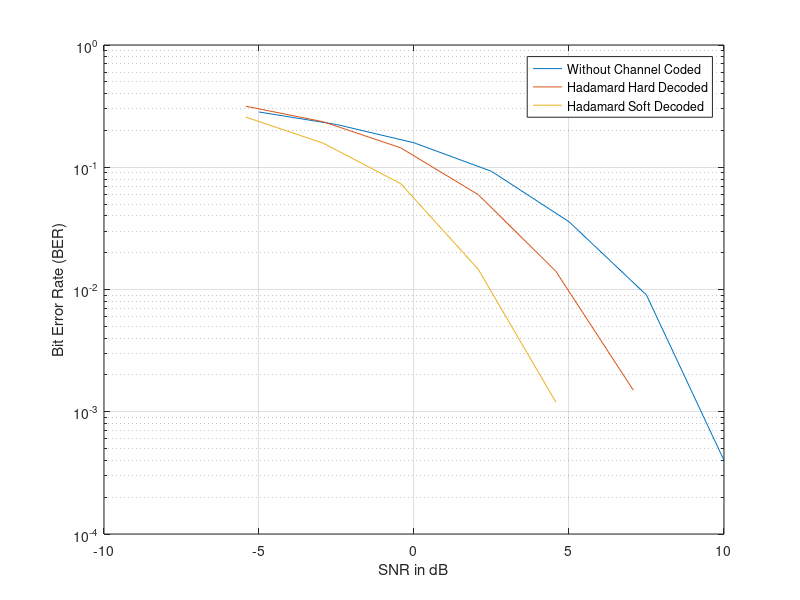

This figure's MATLAB source:
clearvars; close all; clc;

nBits = 999; % number of bits
nOfSim = 10; % number of monte carlo simulations
snr = -5:2.5:10; %signal to noise ratios
%8 bits assigned for each 3 bits
code_rate = 3/8; %code rate
H_4 = [1 1 1 1;1 -1 1 -1;1 1 -1 -1;1 -1 -1 1];
H_8 = [H_4 H_4;H_4 -H_4];%hadamard matrix of order 8
three_bit_matrix = [0 0 0;0 0 1;0 1 0;0 1 1;1 0 0;1 0 1;1 1 0;1 1 1];

%%initializations
decoded_hadamard_index = zeros(1,nBits/3);
index = zeros(1,nBits/3);
soft_decoded_hadamard_data = zeros(1,nBits);
BER = zeros(1,nOfSim);
BER_hadamard_hard = zeros(1,nOfSim);
BER_hadamard_soft = zeros(1,nOfSim);
BER_SNR = zeros(1,length(snr));
BER_SNR_hadamard_hard = zeros(1,length(snr));
BER_SNR_hadamard_soft = zeros(1,length(snr));


decoded_signal = zeros(1,nBits);
decoded_signal_hadamard = zeros(1,nBits);

for i = 1:length(snr)
    %%monte carlo simulations
    for j = 1:nOfSim

        data = randi([0 1],1,nBits); % bit stream to send
        tx = real(pskmod(data,2,pi)); %binary psk modulated signal
        data_3tuple = reshape(data,[3,nBits/3])';
        dec_data_3tuple = bi2de(data_3tuple,'left-msb')';
        tx_hadamard = H_8(dec_data_3tuple(1:end)+1,:);
        tx_hadamard= reshape(tx_hadamard',[1, nBits*8/3]);
        rx = awgn(tx,snr(i),'measured');
        rx_hadamard = awgn(tx_hadamard,snr(i)+log10(code_rate),'measured');
       %%hard decoding 
        for k= 1:nBits                  
            if ((rx(k)<0))
                decoded_signal(k) = 0;
            else
                decoded_signal(k) = 1;
            end
        end
        for k = 1:nBits*8/3
            if ((rx_hadamard(k)<0))
                decoded_signal_hadamard(k) = -1;
            else
                decoded_signal_hadamard(k) = 1;
            end
        end

        decoded_signal_hadamard = reshape(decoded_signal_hadamard,[8, nBits/3])';
        for k = 1:nBits/3
            [~,decoded_hadamard_index(k)] = min(sum(abs(decoded_signal_hadamard(k,:) - H_8)/2,2));
        end
        harddecoded_hadamard_data = three_bit_matrix(decoded_hadamard_index(1:end),:);
        harddecoded_hadamard_data = reshape(harddecoded_hadamard_data',[1,nBits]);
        %%soft decoding
        rx_hadamard = reshape(rx_hadamard,[8, nBits/3])';
        for k = 1:nBits/3
            [~,index(k)] = max(sum(rx_hadamard(k,:).*H_8,2));
        end
        soft_decoded_hadamard_data = three_bit_matrix(index(1:end),:);
        soft_decoded_hadamard_data = reshape(soft_decoded_hadamard_data',[1 nBits]);
        %%BER for each simulation
        BER(j) = sum(mod(data + decoded_signal,2))/nBits;
        BER_hadamard_hard(j) = mean(mod(data + harddecoded_hadamard_data,2));
        BER_hadamard_soft(j) = mean(mod(data + soft_decoded_hadamard_data,2));
    end
    %%average BERs
    BER_SNR(i) = mean(BER);
    BER_SNR_hadamard_hard(i) = mean(BER_hadamard_hard);
    BER_SNR_hadamard_soft(i) = mean(BER_hadamard_soft);

end


figure(1);
semilogy(snr,BER_SNR);
hold on;
semilogy(snr+log10(code_rate),BER_SNR_hadamard_hard);
semilogy(snr+log10(code_rate),BER_SNR_hadamard_soft);
legend('Without Channel Coded','Hadamard Hard Decoded','Hadamard Soft Decoded');
grid on;
xlabel('SNR in dB')
ylabel('Bit Error Rate (BER)')


















